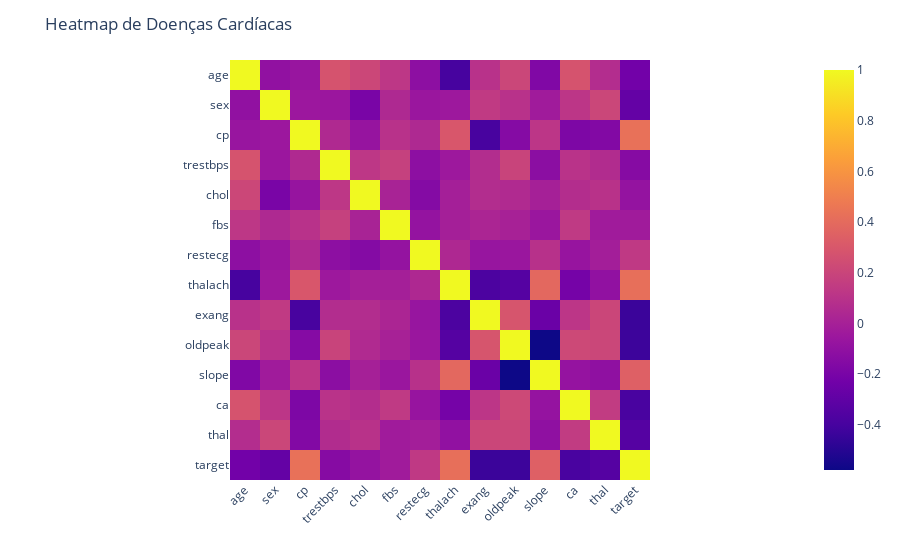

Notebook code cell kept with this figure:
### Code cell
#Fazendo um heatmap para ver quais categorias tem uma maior relação com a variável target (Sinalizando a o diagnóstico de doenças cardíacas)
fig = px.imshow(df.corr())

#Mudar o layout do heatmap 
fig.update_layout(title="Heatmap de Doenças Cardíacas",xaxis=dict(tickangle=-45),)

fig.show()

### Figure 1 — Plotly figure (JSON) as saved in the notebook; plotly's stock layout.template omitted (floating-point values rounded to 4 significant figures; data arrays with more than 128 entries replaced by an {"elided": "..."} marker saying what was removed)
{"data": [{"coloraxis": "coloraxis", "hovertemplate": "x: %{x}<br>y: %{y}<br>color: %{z}<extra></extra>", "name": "0", "type": "heatmap", "x": ["age", "sex", "cp", "trestbps", "chol", "fbs", "restecg", "thalach", "exang", "oldpeak", "slope", "ca", "thal", "target"], "xaxis": "x", "y": ["age", "sex", "cp", "trestbps", "chol", "fbs", "restecg", "thalach", "exang", "oldpeak", "slope", "ca", "thal", "target"], "yaxis": "y", "z": {"elided": "14x14 float values"}}], "layout": {"coloraxis": {"colorscale": [[0, "#0d0887"], [0.1111, "#46039f"], [0.2222, "#7201a8"], [0.3333, "#9c179e"], [0.4444, "#bd3786"], [0.5556, "#d8576b"], [0.6667, "#ed7953"], [0.7778, "#fb9f3a"], [0.8889, "#fdca26"], [1, "#f0f921"]]}, "margin": {"t": 60}, "title": {"text": "Heatmap de Doenças Cardíacas"}, "xaxis": {"anchor": "y", "constrain": "domain", "domain": [0, 1], "scaleanchor": "y", "tickangle": -45}, "yaxis": {"anchor": "x", "autorange": "reversed", "constrain": "domain", "domain": [0, 1]}}}
